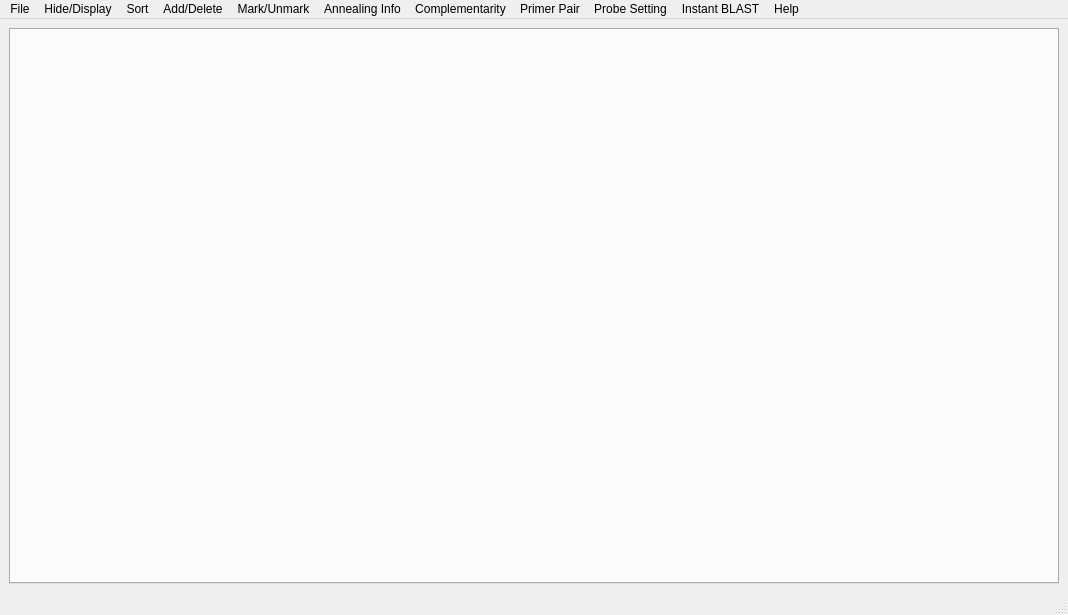
<?xml version="1.0" encoding="UTF-8"?>
<ui version="4.0">
 <class>TripleReportWindow</class>
 <widget class="QMainWindow" name="TripleReportWindow">
  <property name="windowModality">
   <enum>Qt::ApplicationModal</enum>
  </property>
  <property name="geometry">
   <rect>
    <x>0</x>
    <y>0</y>
    <width>1068</width>
    <height>615</height>
   </rect>
  </property>
  <property name="windowTitle">
   <string>MainWindow</string>
  </property>
  <widget class="QWidget" name="centralwidget">
   <layout class="QGridLayout" name="gridLayout">
    <item row="0" column="0">
     <widget class="QTabWidget" name="tabWidget">
      <property name="currentIndex">
       <number>-1</number>
      </property>
      <property name="tabsClosable">
       <bool>true</bool>
      </property>
     </widget>
    </item>
   </layout>
  </widget>
  <widget class="QMenuBar" name="menubar">
   <property name="geometry">
    <rect>
     <x>0</x>
     <y>0</y>
     <width>1068</width>
     <height>21</height>
    </rect>
   </property>
   <property name="nativeMenuBar">
    <bool>false</bool>
   </property>
   <widget class="QMenu" name="menuFile">
    <property name="title">
     <string>File</string>
    </property>
    <addaction name="actionSave_Triple_List_Triple_File"/>
    <addaction name="actionSave_Triple_List_as_Tab_Delimited_File_Excel"/>
    <addaction name="actionSave_Triple_Information_Window_Content"/>
    <addaction name="actionSave_Triples_Only"/>
    <addaction name="actionExit"/>
   </widget>
   <widget class="QMenu" name="menuHide_Display">
    <property name="title">
     <string>Hide/Display</string>
    </property>
    <addaction name="actionDisplay_all_columns"/>
    <addaction name="actionHide_Display_columns"/>
    <addaction name="actionHide_Display_triples"/>
   </widget>
   <widget class="QMenu" name="menuSort">
    <property name="title">
     <string>Sort</string>
    </property>
    <addaction name="actionSort_Triple_List"/>
   </widget>
   <widget class="QMenu" name="menuAdd_Delete">
    <property name="title">
     <string>Add/Delete</string>
    </property>
    <addaction name="actionAdd_Triple_Manually"/>
    <addaction name="actionDelete_Triples_Conditionally"/>
    <addaction name="actionDelete_Marked_Triples"/>
    <addaction name="actionDelete_Seleted_Triples"/>
   </widget>
   <widget class="QMenu" name="menuMark_Unmark">
    <property name="title">
     <string>Mark/Unmark</string>
    </property>
    <addaction name="actionMark_Selected_Triples"/>
    <addaction name="actionUnmark_Selected_Triples"/>
   </widget>
   <widget class="QMenu" name="menuAnnealing_Info">
    <property name="title">
     <string>Annealing Info</string>
    </property>
    <addaction name="actionTriple_Annealing_Position_Information"/>
    <addaction name="actionPercentage_of_Each_Nucleotide_in_Target_and_Non_Target_Sequences_in_Relation_to_Triple_Sequences"/>
    <addaction name="actionTarget_Sequences_Annealing_with_Triple"/>
    <addaction name="actionTarget_Sequences_Not_Annealing_with_Triple"/>
    <addaction name="actionNon_target_Sequences_Annealing_with_Triple"/>
    <addaction name="actionNon_target_Sequences_Not_Annealing_with_Triple"/>
   </widget>
   <widget class="QMenu" name="menuProbe_Complementarity">
    <property name="title">
     <string>Complementarity</string>
    </property>
    <addaction name="actionProbe_Intra_Complementarity"/>
    <addaction name="actionTriple_Inter_Complementarity"/>
   </widget>
   <widget class="QMenu" name="menuInstant_BLAST">
    <property name="title">
     <string>Instant BLAST</string>
    </property>
    <addaction name="actionBlast_Probe"/>
   </widget>
   <widget class="QMenu" name="menuHelp">
    <property name="title">
     <string>Help</string>
    </property>
    <addaction name="actionPRISE_Manual"/>
    <addaction name="actionPRISE_Tutorial"/>
   </widget>
   <widget class="QMenu" name="menuShow_Primer_Pair_Info">
    <property name="title">
     <string>Primer Pair</string>
    </property>
    <addaction name="actionShow_PrimerPair_Info"/>
   </widget>
   <widget class="QMenu" name="menuProbe_Setting">
    <property name="title">
     <string>Probe Setting</string>
    </property>
    <addaction name="actionView_Probe_Design_Setting"/>
   </widget>
   <addaction name="menuFile"/>
   <addaction name="menuHide_Display"/>
   <addaction name="menuSort"/>
   <addaction name="menuAdd_Delete"/>
   <addaction name="menuMark_Unmark"/>
   <addaction name="menuAnnealing_Info"/>
   <addaction name="menuProbe_Complementarity"/>
   <addaction name="menuShow_Primer_Pair_Info"/>
   <addaction name="menuProbe_Setting"/>
   <addaction name="menuInstant_BLAST"/>
   <addaction name="menuHelp"/>
  </widget>
  <widget class="QStatusBar" name="statusbar"/>
  <action name="actionLoad_Triple_List_Triple_File">
   <property name="text">
    <string>Load Primer-Probe Set List (.ppset File)</string>
   </property>
  </action>
  <action name="actionSave_Triple_List_Triple_File">
   <property name="text">
    <string>Save Primer-Probe Set List (.ppset File)</string>
   </property>
  </action>
  <action name="actionSave_Triple_List_as_Tab_Delimited_File_Excel">
   <property name="text">
    <string>Save Primer-Probe Set List as Tab Delimited File (Excel)</string>
   </property>
  </action>
  <action name="actionSave_Triple_Information_Window_Content">
   <property name="text">
    <string>Save Information Window Content</string>
   </property>
  </action>
  <action name="actionExit">
   <property name="text">
    <string>Exit</string>
   </property>
  </action>
  <action name="actionDisplay_all_columns">
   <property name="text">
    <string>Display All Columns</string>
   </property>
  </action>
  <action name="actionHide_Display_columns">
   <property name="text">
    <string>Hide/Display Columns</string>
   </property>
  </action>
  <action name="actionHide_Display_triples">
   <property name="text">
    <string>Hide/Display Primer-Probe Sets</string>
   </property>
  </action>
  <action name="actionSort_Triple_List">
   <property name="text">
    <string>Sort Primer-Probe Set List</string>
   </property>
  </action>
  <action name="actionAdd_Triple_Manually">
   <property name="text">
    <string>Add Primer-Probe Sets Manually</string>
   </property>
  </action>
  <action name="actionDelete_Triples_Conditionally">
   <property name="text">
    <string>Delete Primer-Probe Sets Conditionally</string>
   </property>
  </action>
  <action name="actionDelete_Marked_Triples">
   <property name="text">
    <string>Delete Marked Primer-Probe Sets</string>
   </property>
  </action>
  <action name="actionDelete_Seleted_Triples">
   <property name="text">
    <string>Delete Seleted Primer-Probe Sets</string>
   </property>
  </action>
  <action name="actionMark_Selected_Triples">
   <property name="text">
    <string>Mark Selected Primer-Probe Sets</string>
   </property>
   <property name="toolTip">
    <string>Mark Selected Triples</string>
   </property>
  </action>
  <action name="actionUnmark_Selected_Triples">
   <property name="text">
    <string>Unmark Selected Primer-Probe Sets</string>
   </property>
   <property name="toolTip">
    <string>Unmark Selected Primer-Probe Sets</string>
   </property>
  </action>
  <action name="actionTriple_Annealing_Position_Information">
   <property name="text">
    <string>Primer-Probe Set Annealing Position Information</string>
   </property>
  </action>
  <action name="actionPercentage_of_Each_Nucleotide_in_Target_and_Non_Target_Sequences_in_Relation_to_Triple_Sequences">
   <property name="text">
    <string>Percentage of Each Nucleotide in Target and Non-target Sequences in Relation to Primers and Probe Sequences</string>
   </property>
  </action>
  <action name="actionTarget_Sequences_Annealing_with_Triple">
   <property name="text">
    <string>Target Sequences Annealing with Primer-Probe Set</string>
   </property>
  </action>
  <action name="actionTarget_Sequences_Not_Annealing_with_Triple">
   <property name="text">
    <string>Target Sequences Not Annealing with Primer-Probe Set</string>
   </property>
  </action>
  <action name="actionNon_target_Sequences_Annealing_with_Triple">
   <property name="text">
    <string>Non-target Sequences Annealing with Primer-Probe Set</string>
   </property>
  </action>
  <action name="actionNon_target_Sequences_Not_Annealing_with_Triple">
   <property name="text">
    <string>Non-target Sequences Not Annealing with Primer-Probe Set</string>
   </property>
  </action>
  <action name="actionProbe_Intra_Complementarity">
   <property name="text">
    <string>Probe Intra-Complementarity</string>
   </property>
  </action>
  <action name="actionSave_Triples_Only">
   <property name="text">
    <string>Save Primer Pair and Probe Seqs Only</string>
   </property>
  </action>
  <action name="actionShow_PrimerPair_Info">
   <property name="text">
    <string>Show Primer Pair Info</string>
   </property>
  </action>
  <action name="actionProbe_3_Intra_Complementarity">
   <property name="text">
    <string>Probe 3' Intra-Complementarity</string>
   </property>
  </action>
  <action name="actionTriple_Inter_Complementarity">
   <property name="text">
    <string>Primer-Probe Set Inter-Complementarity</string>
   </property>
  </action>
  <action name="actionTriple_3_Inter_Complementarity">
   <property name="text">
    <string>Primer-Probe Sets 3' Inter-Complementarity</string>
   </property>
  </action>
  <action name="actionView_Probe_Design_Setting">
   <property name="text">
    <string>View Probe Design Setting</string>
   </property>
  </action>
  <action name="actionBlast_Probe">
   <property name="text">
    <string>Blast Probe</string>
   </property>
  </action>
  <action name="actionPRISE_Manual">
   <property name="text">
    <string>PRISE2 Manual</string>
   </property>
  </action>
  <action name="actionPRISE_Tutorial">
   <property name="text">
    <string>PRISE2 Tutorial</string>
   </property>
  </action>
 </widget>
 <resources/>
 <connections>
  <connection>
   <sender>tabWidget</sender>
   <signal>tabCloseRequested(int)</signal>
   <receiver>TripleReportWindow</receiver>
   <slot>closeTab(int)</slot>
   <hints>
    <hint type="sourcelabel">
     <x>86</x>
     <y>193</y>
    </hint>
    <hint type="destinationlabel">
     <x>0</x>
     <y>186</y>
    </hint>
   </hints>
  </connection>
 </connections>
 <slots>
  <slot>click(QModelIndex)</slot>
  <slot>rightClick(QPoint)</slot>
  <slot>closeTab(int)</slot>
 </slots>
</ui>
